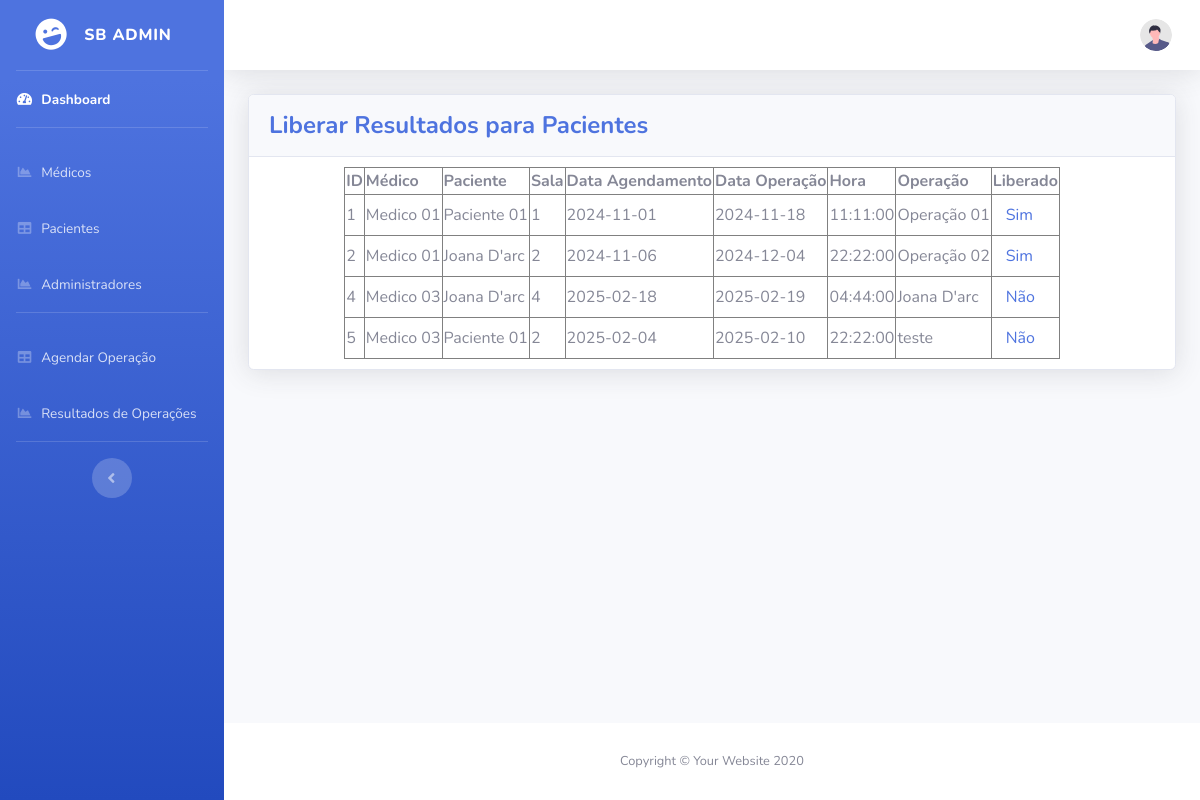
Screenshot of /Administracao/resultados.php with the database file from the repository.
### tables this page shows
CREATE TABLE `Operacoes` (
  `id_operacao` int NOT NULL AUTO_INCREMENT,
  `id_medico` int DEFAULT NULL,
  `id_paciente` int DEFAULT NULL,
  `sala` varchar(50) NOT NULL,
  `data_agendamento` date NOT NULL,
  `data_operacao` date NOT NULL,
  `hora` time NOT NULL,
  `nome_operacao` varchar(100) NOT NULL,
  `liberado` tinyint(1) DEFAULT '0',
  PRIMARY KEY (`id_operacao`),
  KEY `id_medico` (`id_medico`),
  KEY `id_paciente` (`id_paciente`),
  CONSTRAINT `Operacoes_ibfk_1` FOREIGN KEY (`id_medico`) REFERENCES `Medicos` (`id_medico`),
  CONSTRAINT `Operacoes_ibfk_2` FOREIGN KEY (`id_paciente`) REFERENCES `Pacientes` (`id_paciente`)
);

CREATE TABLE `Medicos` (
  `id_medico` int NOT NULL AUTO_INCREMENT,
  `nome` varchar(255) NOT NULL,
  `crm` varchar(50) NOT NULL,
  `senha` varchar(255) NOT NULL,
  PRIMARY KEY (`id_medico`),
  UNIQUE KEY `crm` (`crm`)
);

CREATE TABLE `Pacientes` (
  `id_paciente` int NOT NULL AUTO_INCREMENT,
  `nome` varchar(255) NOT NULL,
  `cpf` varchar(20) NOT NULL,
  `senha` varchar(255) NOT NULL,
  PRIMARY KEY (`id_paciente`),
  UNIQUE KEY `cpf` (`cpf`)
);

### Administracao/resultados.php (the view, shortened to what this page needs)
<!DOCTYPE html>
<html lang="pt-br">
<head>
    <link href="vendor/fontawesome-free/css/all.min.css" rel="stylesheet" type="text/css">
    <link href="css/sb-admin-2.min.css" rel="stylesheet">
</head>
<body id="page-top">
    <div id="wrapper">
        <?php include 'sidebar.php'; ?>
        <div id="content-wrapper" class="d-flex flex-column">
            <div id="content">
                <?php include 'topbar.php'; ?>
                <div class="container-fluid">
                    <div class="card shadow mb-4">
                        <div class="card-header py-3">
                            <h4 class="m-0 font-weight-bold text-primary">Liberar Resultados para Pacientes</h4>
                        </div>
                        <div class="card-body"
                            style="display: flex; flex-wrap: wrap; justify-content: center; gap: 20px; padding: 10px;">
                            <?php
                            include 'conexao.php';
                                    ?>
                                    <?php
                            echo "<table border='1'>
                                    <tr>
                                        <th>ID</th>
                                        <th>Médico</th>
                                        <th>Paciente</th>
                                        <th>Sala</th>
                                        <th>Data Agendamento</th>
                                        <th>Data Operação</th>
                                        <th>Hora</th>
                                        <th>Operação</th>
                                        <th>Liberado</th>
                                    </tr>";
                            $sql = "SELECT o.id_operacao, o.sala, o.data_agendamento, o.data_operacao, o.hora, o.nome_operacao, o.liberado,
                                        m.nome AS medico, p.nome AS paciente
                                    FROM Operacoes o
                                    JOIN Medicos m ON o.id_medico = m.id_medico
                                    JOIN Pacientes p ON o.id_paciente = p.id_paciente";
                            $result = $conn->query($sql);
                            if ($result->num_rows > 0) {
                                while ($row = $result->fetch_assoc()) {
                                    echo "<tr>
                                            <td>" . $row["id_operacao"] . "</td>
                                            <td>" . $row["medico"] . "</td>
                                            <td>" . $row["paciente"] . "</td>
                                            <td>" . $row["sala"] . "</td>
                                            <td>" . $row["data_agendamento"] . "</td>
                                            <td>" . $row["data_operacao"] . "</td>
                                            <td>" . $row["hora"] . "</td>
                                            <td>" . $row["nome_operacao"] . "</td>
                                            <td>
                                                <form method='POST' style='display:inline;'>
                                                    <input type='hidden' name='toggle_id' value='" . $row["id_operacao"] . "'>
                                                    <input type='hidden' name='status' value='" . $row["liberado"] . "'>
                                                    <button type='submit' class='btn btn-link'>" . ($row["liberado"] ? "Sim" : "Não") . "</button>
                                                </form>
                                            </td>
                                          </tr>";
                                }
                            } else {
                                echo "<tr><td colspan='9'>Nenhuma operação encontrada.</td></tr>";
                            }
                            echo "</table><br>";
                            ?>
                        </div>
                    </div>
                </div>
            </div>
            <footer class="sticky-footer bg-white">
                <div class="container my-auto">
                    <div class="copyright text-center my-auto">
                        <span>Copyright &copy; Your Website 2020</span>
                    </div>
                </div>
            </footer>
        </div>
    </div>
</body>
</html>

### rows the page displays
operacoes: id_operacao "1", id_medico.nome "Medico 01", id_paciente.nome "Paciente 01", sala "1", data_agendamento "2024-11-01", data_operacao "2024-11-18", hora "11:11:00", nome_operacao "Operação 01", liberado "Sim"
operacoes: id_operacao "2", id_medico.nome "Medico 01", id_paciente.nome "Joana D'arc", sala "2", data_agendamento "2024-11-06", data_operacao "2024-12-04", hora "22:22:00", nome_operacao "Operação 02", liberado "Sim"
operacoes: id_operacao "4", id_medico.nome "Medico 03", id_paciente.nome "Joana D'arc", sala "4", data_agendamento "2025-02-18", data_operacao "2025-02-19", hora "04:44:00", nome_operacao "Joana D'arc", liberado "Não"
operacoes: id_operacao "5", id_medico.nome "Medico 03", id_paciente.nome "Paciente 01", sala "2", data_agendamento "2025-02-04", data_operacao "2025-02-10", hora "22:22:00", nome_operacao "teste", liberado "Não"
